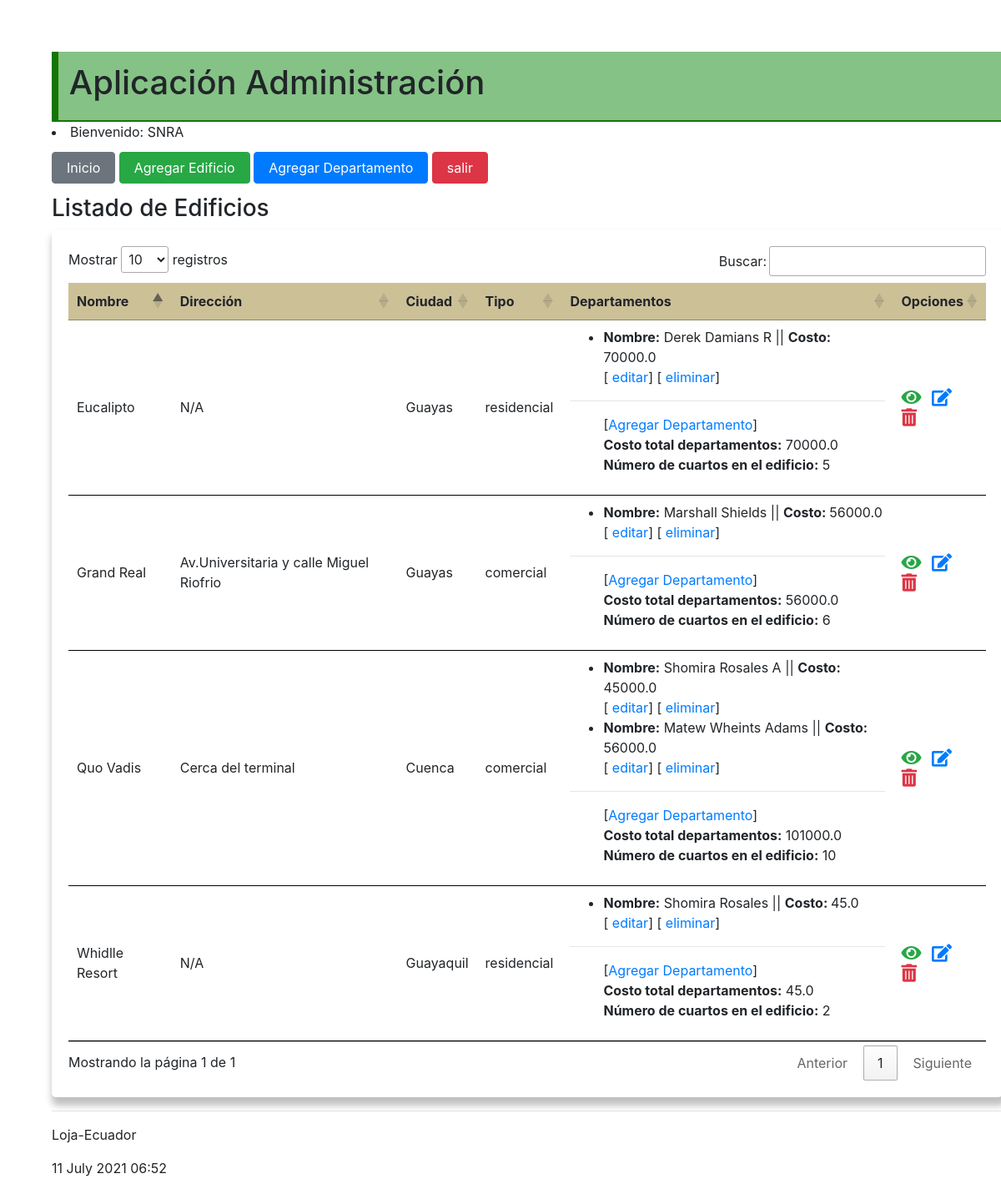
The app's page / (signed in) with its own data.
### administrativo/models.py (models this page shows, shortened)
class Edificio(models.Model):
    tipo_edificio = (
        ('residencial', 'Residencial'),
        ('comercial', 'Comercial'),
        )
    nombre = models.CharField(max_length=30)
    direccion = models.CharField(max_length=50)
    ciudad = models.CharField(max_length=30)
    tipo = models.CharField("Tipo Edificio",max_length=30, \
            choices=tipo_edificio)
    def obt_costo_total_departamentos(self):
        valor = [d.costo for d in self.departamentos.all()]
        valor = sum(valor)
        return valor
    def obtener_num_total_cuartos(self):
        valor = [d.numero_cuartos for d in self.departamentos.all()]
        valor = sum(valor)
        return valor

class Departamento(models.Model):
    nombre_propietario = models.CharField(max_length=100)
    costo = models.FloatField()
    numero_cuartos = models.IntegerField()
    edificio = models.ForeignKey(Edificio, on_delete=models.CASCADE,
            related_name="departamentos")

### administrativo/views.py (the view)
# urls.py: path('', views.index, name='index'),
def index(request):
    edificios = Edificio.objects.all()
    informacion_template = {'edificios': edificios, 'numero_edificios': len(edificios)}
    return render(request, 'index.html', informacion_template)

### administrativo/templates/index.html (shortened to what this page needs)
{% extends "master.html" %}
{% block content %}
<h3>Listado de Edificios</h3>
<div class="estiloTabla">
  <div class="card-body">
    <table id="tabla_datos">
      <thead>
        <tr>
          <th>Nombre</th>
          <th>Dirección</th>
          <th>Ciudad</th>
          <th>Tipo </th>
          <th>Departamentos </th>
          <th>Opciones </th>
        </tr>
      </thead>
      {% for e in edificios %}
      <tr>
        <td> {{e.nombre}}</td>
        <td> {{e.direccion}}</td>
        <td> {{e.ciudad}}</td>
        <td> {{e.tipo}}</td>
        <td>
          <ul>
            {% for d in e.departamentos.all %}
              <li>
                <span>
                  <b>Nombre:</b> {{d.nombre_propietario}} || <b>Costo: </b> {{d.costo}}
                </span>
                <br>
                <span>
                  [<a href="{% url 'editar_departamento' d.id %}"> editar</a>]
                  [<a href="{% url 'eliminar_departamento' d.id %}" onclick="return confirm('¿Está seguro que desea eliminar?')"> eliminar</a>]
                </span>
              </li>
            {% endfor %}
          </ul>
          <hr>
          <ul>
            [<a href="{% url 'crear_departamento_edificio' e.id%}">Agregar Departamento</a>]
            <br>
            <span><b>Costo total departamentos:</b> {{ e.obt_costo_total_departamentos}}</span>
              <br>
            <span><b>Número de cuartos en el edificio:</b> {{ e.obtener_num_total_cuartos}}</span>
          </ul>
        </td>
        <td>
          <a href="{% url 'obtener_edificio' e.id %}"><i class="fas fa-eye text-success fa-lg  mr-2"></i></a>
          <a href="{% url 'editar_edificio' e.id %}"><i class="fas fa-edit fa-lg  mr-2"></i></a>
          <a href="{% url 'eliminar_edificio' e.id %}"
          onclick="return confirm('¿Está seguro que desea eliminar?')">
          <i class="fas fa-trash-alt fa-lg text-danger"></i></a>
        </td>
      </tr>
      {% endfor %}
    </table>
  </div>
</div>
<hr>
{% endblock %}

### administrativo/templates/master.html (shortened to what this page needs)
<!DOCTYPE html>
<html>
  <head>
    {% load static %}
    <link rel="stylesheet" type="text/css" href="{% static 'css/estilos.css' %}">
    <link rel="stylesheet" type="text/css" href="https://cdn.datatables.net/1.10.25/css/jquery.dataTables.min.css">
    <link rel="stylesheet" href="https://stackpath.bootstrapcdn.com/bootstrap/4.5.2/css/bootstrap.min.css"
>
    <link rel="stylesheet" href="https://pro.fontawesome.com/releases/v5.10.0/css/all.css"
/>
  </head>
  <body>
    <section class="contenido">
      <section class="encabezado">
        <header>
          <h1>Aplicación Administración </h1>
        </header>
      </section>
      <div>
        <nav class="top_menu">
        {% if user.is_authenticated %}
          <li class="bienvenida">  Bienvenido: {{user.username}}</li>
        {% endif %}
          <button class="btn btn-secondary"><a href="{% url 'index' %}">Inicio</a></button>
          <button class="btn btn-success"><a href="{% url 'crear_edificio' %}">Agregar Edificio</a></button>
          <button class="btn btn-primary"><a href="{% url 'crear_departamento' %}">Agregar Departamento</a></button>
        {% if user.is_authenticated %}
          <button class="btn btn-danger"><a href="{% url 'logout_view' %}">salir</a></button>
        {% else %}
          <button  class="btn btn-warning"><a href="{% url 'login' %}">ingresar</a></button>
        {% endif %}
        </nav>
      </div>
      <section class="">
          {% block content %}
          {% endblock %}
      </section>
      <footer>
        <p>Loja-Ecuador</p>
        <p>{% now "j F Y H:i" %}</p>
      </footer>
    </section>
  </body>
</html>

### administrativo/static/css/estilos.css (style rules this page uses)
body { background: #FEFEFD; padding: 30px; }
header { padding: 0.8em; }
.encabezado { border-left: 8px solid #167503; border-bottom: 2px solid #167503; background-color: #85c285; }
section { width: 100%; }
th, td { padding: 15px; border-bottom: 1px solid black; }
thead { background-color: #ccc097; border-bottom: 3px solid rgb(66, 55, 38); }
tr:nth-child(even) { background-color: #753b3b; }
.contenido { margin: 2em; }
.estiloTabla, .estiloTablaUs { background-color: #ffffff; border-radius: 5px; box-shadow: 2px 8px 8px 2px rgba(0, 0, 0, 0.25); }
.top_menu a { text-decoration: none; list-style:none; color: #ffffff; padding: 5px; width:95%; }
.top_menu button { margin: 0.8em 0em; }

### records on screen
Edificio: nombre "Grand Real", direccion "Av.Universitaria y calle Miguel Riofrio", ciudad "Guayas", tipo "comercial", obt_costo_total_departamentos "56000.0", obtener_num_total_cuartos "6"
Departamento: nombre_propietario "Marshall Shields", costo "56000.0"
Edificio: nombre "Quo Vadis", direccion "Cerca del terminal", ciudad "Cuenca", tipo "comercial", obt_costo_total_departamentos "101000.0", obtener_num_total_cuartos "10"
Departamento: nombre_propietario "Shomira Rosales A", costo "45000.0"
Departamento: nombre_propietario "Matew Wheints Adams", costo "56000.0"
Edificio: nombre "Eucalipto", direccion "N/A", ciudad "Guayas", tipo "residencial", obt_costo_total_departamentos "70000.0", obtener_num_total_cuartos "5"
Departamento: nombre_propietario "Derek Damians R", costo "70000.0"
Edificio: nombre "Whidlle Resort", direccion "N/A", ciudad "Guayaquil", tipo "residencial", obt_costo_total_departamentos "45.0", obtener_num_total_cuartos "2"
Departamento: nombre_propietario "Shomira Rosales", costo "45.0"

### other values on screen
{{ user.username }} "SNRA"
